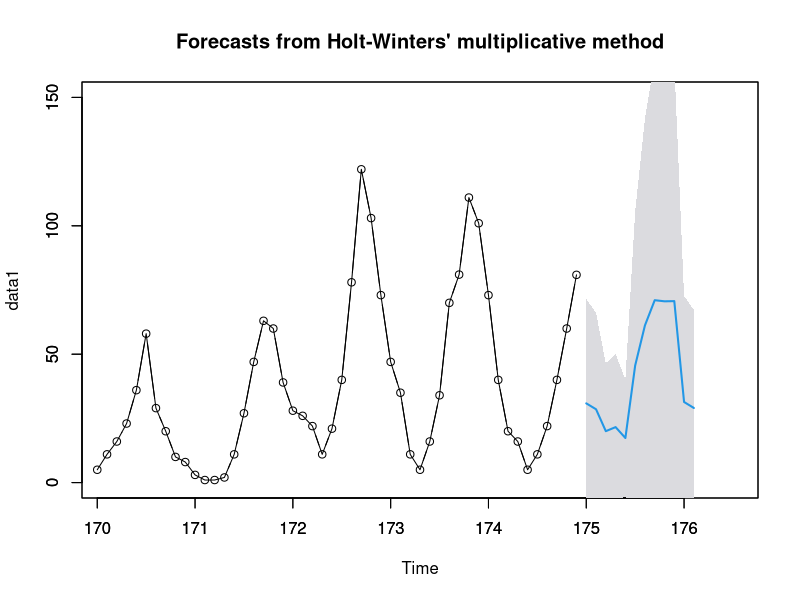

Source code (R):
library(forecast)
data1<-c(5,11,16,23,36,58,29,20,10,8,3,1,1,2,11,27,47,63,60,39,28,26,22,11,21,40,78,122,103,73,47,35,11,5,16,34,70,81,111,101,73,40,20,16,5,11,22,40,60,80.9)
data1<-ts(data=data1, start=c(170,1), frequency = 10)
#print(data1)



#추정값
hol<-holt(data1, h=4, level=c(95), exponential = FALSE, alpha = NULL, beta=NULL)
#print(fitted(hol))




#예측값1
holt2<-HoltWinters(data1, beta=FALSE, gamma=FALSE)
#print(forecast(holt2, h=4))

#예측값2
holt3<-HoltWinters(data1, gamma=FALSE)
#print(forecast(holt3))

#예측값3
holt4<-HoltWinters(data1, beta=FALSE)
#print(forecast(holt4))

#에측값4
hol<-hw(data1, h=12, seasonal = c("multiplicative"), level=c(95), exponential=FALSE, alpha=NULL, beta=NULL, gamma=NULL)
#print(forecast(hol, h=6))

#예측값5
holt5<-HoltWinters(data1)
#print(forecast(holt5))

#예측값6
ets1<-ets(data1, model="AAA")
#print(forecast(ets1, h=8))





#예측값 신뢰구간
plot(data1, xlim=range(170.1,176.5), ylim=range(0, 150))
par(new=TRUE)
plot(hol,type="b",xlim=range(170.1,176.5), ylim=range(0, 150))